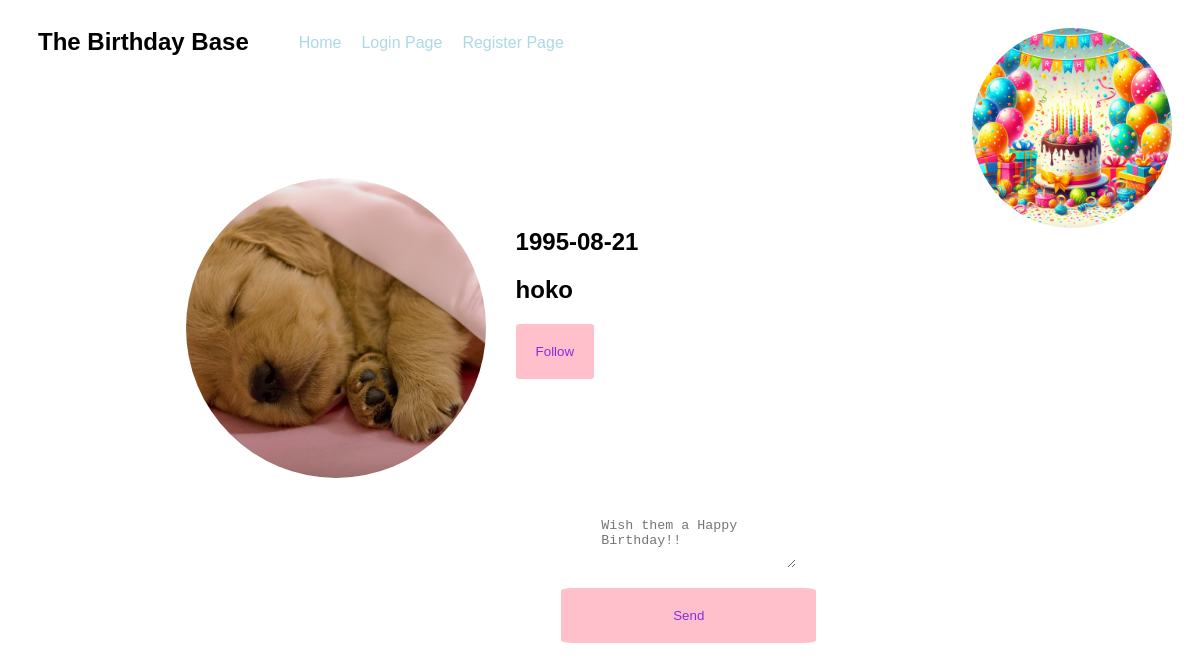
The app's page /hoko with its own data.
### app.py (models this page shows, shortened)
class User(db.Model, UserMixin):
    id = db.Column(db.Integer, primary_key=True)
    username = db.Column(db.String(20), nullable=False, unique=True)
    password = db.Column(db.String(80), nullable=False)
    first_name = db.Column(db.String(20), nullable=False)
    last_name = db.Column(db.String(80), nullable=True)
    birthday = db.Column(db.Date, nullable=False)
    profile_pic = db.Column(db.String(), default="default.jpg")
    followed = db.relationship(
        "Follow",
        foreign_keys=[Follow.follower_id],
        backref=db.backref("follower", lazy="joined"),
        lazy="dynamic",
        cascade="all, delete-orphan",
    )
    followers = db.relationship(
        "Follow",
        foreign_keys=[Follow.followed_id],
        backref=db.backref("followed", lazy="joined"),
        lazy="dynamic",
        cascade="all, delete-orphan",
    )
    postsender = db.relationship(
        "Post",
        backref=backref("postsender", uselist=False),
        foreign_keys=[Post.sender],
        lazy=True,
    )

### app.py (the view, shortened to what this page needs)
@app.route("/<username>", methods=["GET", "POST"])
def profile(username):
    user = User.query.filter_by(username=username).first_or_404()
    form = PostForm()
    wishes = Post.query.filter_by(receiver=user.id)
    return render_template("profile.html", user=user, form=form, wishes=wishes)

### app.py
class PostForm(FlaskForm):
    body = TextAreaField(
        validators=[InputRequired(), Length(min=3, max=2000)],
        render_kw={"placeholder": "Wish them a Happy Birthday!!"},
    )
    submit = SubmitField("Send")

### templates/profile.html (shortened to what this page needs)
{% extends 'base.html' %} {% block content %}
<section>
  <div class="user">
    <img id="profile-img" src="/static/profile-pics/{{user.profile_pic}}" />
    <div class="userinfo">
      <h1>{{ user.birthday }}</h1>
      <h1>{{ user.username }}</h1>
      <input
        type="button"
        action="{{ url_for('follow', username=user.username) }}"
        value="Follow"
      />
    </div>
  </div>
  <div class="wishes">
    <form action="" method="POST">
      {{ form.hidden_tag() }} {{ form.body }} {{ form.submit }}
    </form>
  </div>
</section>
{% endblock %}

### static/css/all.css (style rules this page uses)
#profile-img { width: 300px; height: 300px; object-fit: cover; object-position: center center; border-radius: 50%; }
html { font-family: Impact, Haettenschweiler, 'Arial Narrow Bold', sans-serif; margin: 0; }
section { margin-left: 15%; margin-top: 100px; margin-bottom: 100px; }
.user { display: flex; }
.userinfo { margin: 30px; }
.wishes { display: flex; justify-content: center; }
textarea { border: 0; padding: 20px; margin: 20px; }
input { background-color: pink; color: blueviolet; font-weight: 100; padding: 20px; border: 0; border-radius: 5%; }
.wishes form { display: grid; }

### records on screen
User: profile_pic (placeholder picture), birthday "1995-08-21", username "hoko"
